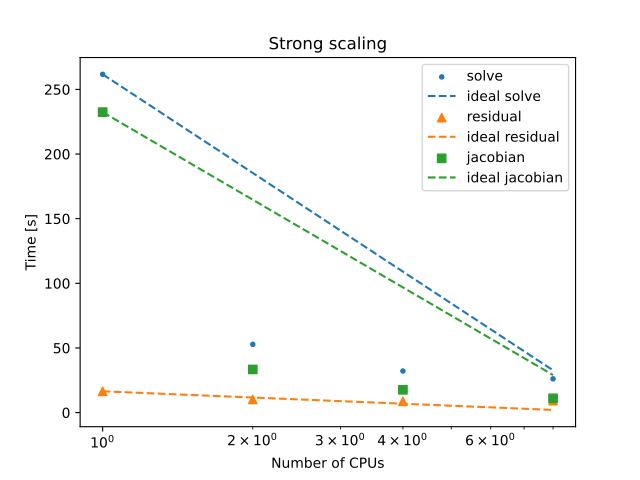

Python code for this plot:
import csv

num_cpus = []
residual_time = []
jacobian_time = []
solve_time = []

with open('macos/04/benchmark-strong.csv') as f:
    reader = csv.DictReader(f)
    for row in reader:
        num_cpus.append(float(row['n_cpus']))
        jacobian_time.append(float(row['jac_time']))
        residual_time.append(float(row['res_time']))
        solve_time.append(float(row['solve_time']))
max_cpu = num_cpus[-1]

plt.title("Strong scaling")
plt.scatter(num_cpus, solve_time, marker='.', label='solve')
plt.plot([1, max_cpu], [solve_time[0], solve_time[0] / max_cpu], '--', label='ideal solve')

plt.scatter(num_cpus, residual_time, marker='^', label='residual')
plt.plot([1, max_cpu], [residual_time[0], residual_time[0] / max_cpu], '--', label='ideal residual')

plt.scatter(num_cpus, jacobian_time, marker='s', label='jacobian')
plt.plot([1, max_cpu], [jacobian_time[0], jacobian_time[0] / max_cpu], '--', label='ideal jacobian')

plt.legend()
plt.xlabel("Number of CPUs")
plt.ylabel("Time [s]")
plt.xscale('log')
plt.show()
